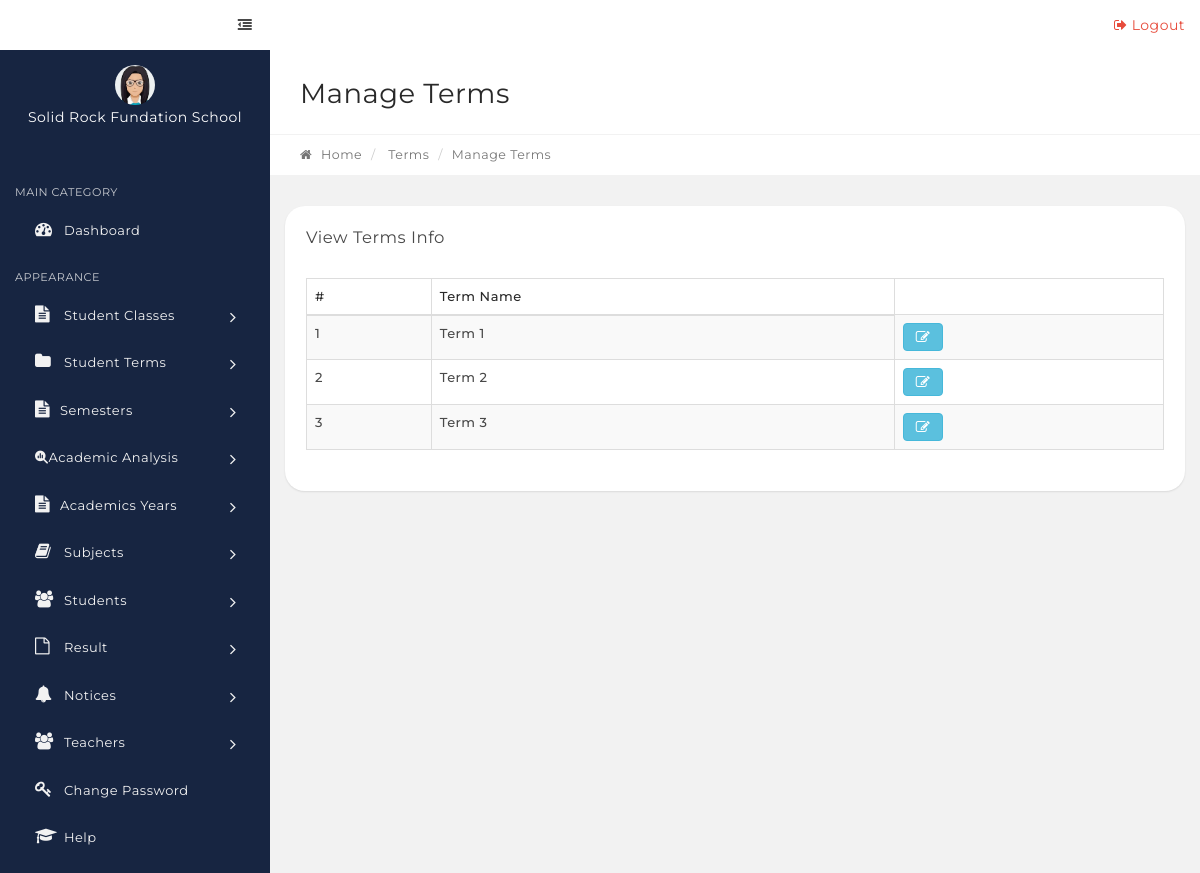
Screenshot of /srf/manage-terms.php with the database file from the repository.
### tables this page shows
CREATE TABLE `tblterms` (
  `id` int(11) NOT NULL,
  `term` varchar(20) NOT NULL,
 `Creationdate` timestamp NULL DEFAULT CURRENT_TIMESTAMP,
  `UpdationDate` timestamp NULL DEFAULT NULL
 );

### srf/manage-terms.php (the view, shortened to what this page needs)
<?php
include('includes/config.php');
if(strlen($_SESSION['alogin'])=="")
    {
    header("Location: index.php");
    }
    else{
?>
<link rel="stylesheet" type="text/css" href="assets/js/DataTables/datatables.min.css"/>
   <?php include('includes/topbar.php');?>
            <div class="content-wrapper">
                <div class="content-container">
<?php include('includes/leftbar.php');?>
                    <div class="main-page">
                        <div class="container-fluid">
                            <div class="row page-title-div">
                                <div class="col-md-6">
                                    <h2 class="title">Manage Terms</h2>
                                </div>
                            </div>
                            <div class="row breadcrumb-div">
                                <div class="col-md-6">
                                    <ul class="breadcrumb">
                                        <li><a href="dashboard.php"><i class="fa fa-home"></i> Home</a></li>
                                        <li> Terms</li>
                                        <li class="active">Manage Terms</li>
                                    </ul>
                                </div>
                            </div>
                        </div>
                        <section class="section">
                            <div class="container-fluid">
                                <div class="row">
                                    <div class="col-md-12">
                                        <div class="panel">
                                            <div class="panel-heading">
                                                <div class="panel-title">
                                                    <h5>View Terms Info</h5>
                                                </div>
                                            </div>
                                            <div class="panel-body p-20">
                                                <table id="example" class="display table table-striped table-bordered" cellspacing="0" width="100%">
                                                    <thead>
                                                        <tr>
                                                            <th>#</th>
                                                            <th>Term Name</th>
                                                        </tr>
                                                    </thead>
                                                    <tbody>
<?php $sql = "SELECT * from tblterms";
$query = $dbh->prepare($sql);
$query->execute();
$results=$query->fetchAll(PDO::FETCH_OBJ);
$cnt=1;
if($query->rowCount() > 0)
{
foreach($results as $result)
{   ?>
<tr>
 <td><?php echo htmlentities($cnt);?></td>
                                                            <td><?php echo htmlentities($result->term);?></td>
<td>
<a href="edit-term.php?termid=<?php echo htmlentities($result->id);?>" class="btn btn-info"><i class="fa fa-edit" title="Edit Record"></i> </a>
</td>
</tr>
<?php $cnt=$cnt+1;}} ?>
                                                    </tbody>
                                                </table>
                                            </div>
                                        </div>
                                    </div>
                                                </div>
                                            </div>
                                        </div>
                                    </div>
                                </div>
<?php include('includes/footer.php');?>
<?php } ?>

### rows the page displays
tblterms: term "Term 1"
tblterms: term "Term 2"
tblterms: term "Term 3"
